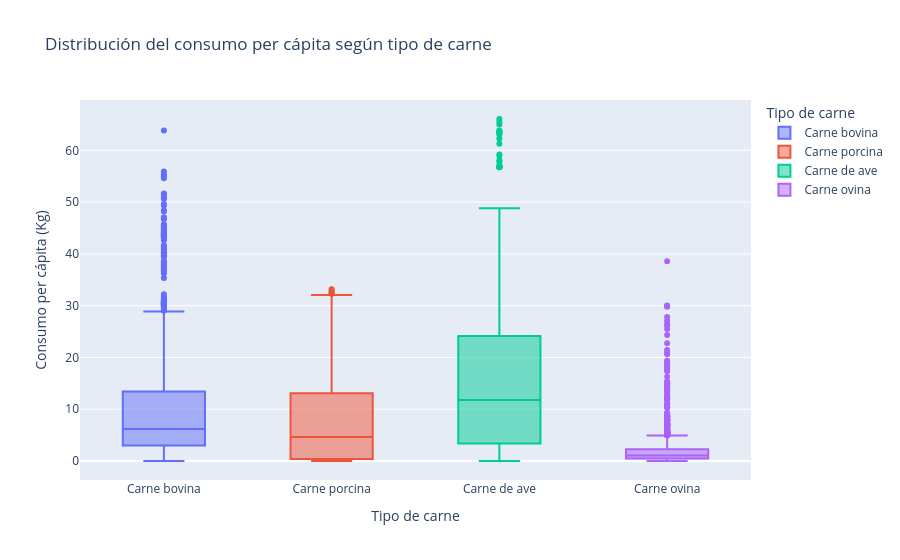

The notebook cell saved with this chart:
### Code cell
df["Tipo de carne"] = df["SUBJECT"].map(traduccion_carne)

fig_box = px.box(
    df,
    x="Tipo de carne",
    y="KG_CAP",
    color="Tipo de carne",
    points="outliers",
    title="Distribución del consumo per cápita según tipo de carne",
    labels={
        "KG_CAP": "Consumo per cápita (Kg)",
        "Tipo de carne": "Tipo de carne"
    }
)

fig_box.update_traces(
    hovertemplate=
    "<b>%{x}</b><br>" +
    "Consumo per cápita: %{y:.2f} Kg" +
    "<extra></extra>"
)

fig_box.show()

### Figure 1 — Plotly figure (JSON) as saved in the notebook; plotly's stock layout.template omitted (floating-point values rounded to 4 significant figures; data arrays with more than 128 entries replaced by an {"elided": "..."} marker saying what was removed)
{"data": [{"alignmentgroup": "True", "boxpoints": "outliers", "hovertemplate": "<b>%{x}</b><br>Consumo per cápita: %{y:.2f} Kg<extra></extra>", "legendgroup": "Carne bovina", "marker": {"color": "#636efa"}, "name": "Carne bovina", "notched": false, "offsetgroup": "Carne bovina", "orientation": "v", "showlegend": true, "type": "box", "x": {"elided": "1624 str values"}, "x0": " ", "xaxis": "x", "y": {"elided": "1624 float values"}, "y0": " ", "yaxis": "y"}, {"alignmentgroup": "True", "boxpoints": "outliers", "hovertemplate": "<b>%{x}</b><br>Consumo per cápita: %{y:.2f} Kg<extra></extra>", "legendgroup": "Carne porcina", "marker": {"color": "#EF553B"}, "name": "Carne porcina", "notched": false, "offsetgroup": "Carne porcina", "orientation": "v", "showlegend": true, "type": "box", "x": {"elided": "1623 str values"}, "x0": " ", "xaxis": "x", "y": {"elided": "1623 float values"}, "y0": " ", "yaxis": "y"}, {"alignmentgroup": "True", "boxpoints": "outliers", "hovertemplate": "<b>%{x}</b><br>Consumo per cápita: %{y:.2f} Kg<extra></extra>", "legendgroup": "Carne de ave", "marker": {"color": "#00cc96"}, "name": "Carne de ave", "notched": false, "offsetgroup": "Carne de ave", "orientation": "v", "showlegend": true, "type": "box", "x": {"elided": "1625 str values"}, "x0": " ", "xaxis": "x", "y": {"elided": "1625 float values"}, "y0": " ", "yaxis": "y"}, {"alignmentgroup": "True", "boxpoints": "outliers", "hovertemplate": "<b>%{x}</b><br>Consumo per cápita: %{y:.2f} Kg<extra></extra>", "legendgroup": "Carne ovina", "marker": {"color": "#ab63fa"}, "name": "Carne ovina", "notched": false, "offsetgroup": "Carne ovina", "orientation": "v", "showlegend": true, "type": "box", "x": {"elided": "1625 str values"}, "x0": " ", "xaxis": "x", "y": {"elided": "1625 float values"}, "y0": " ", "yaxis": "y"}], "layout": {"boxmode": "overlay", "legend": {"title": {"text": "Tipo de carne"}, "tracegroupgap": 0}, "title": {"text": "Distribución del consumo per cápita según tipo de carne"}, "xaxis": {"anchor": "y", "categoryarray": ["Carne bovina", "Carne porcina", "Carne de ave", "Carne ovina"], "categoryorder": "array", "domain": [0, 1], "title": {"text": "Tipo de carne"}}, "yaxis": {"anchor": "x", "domain": [0, 1], "title": {"text": "Consumo per cápita (Kg)"}}}}
